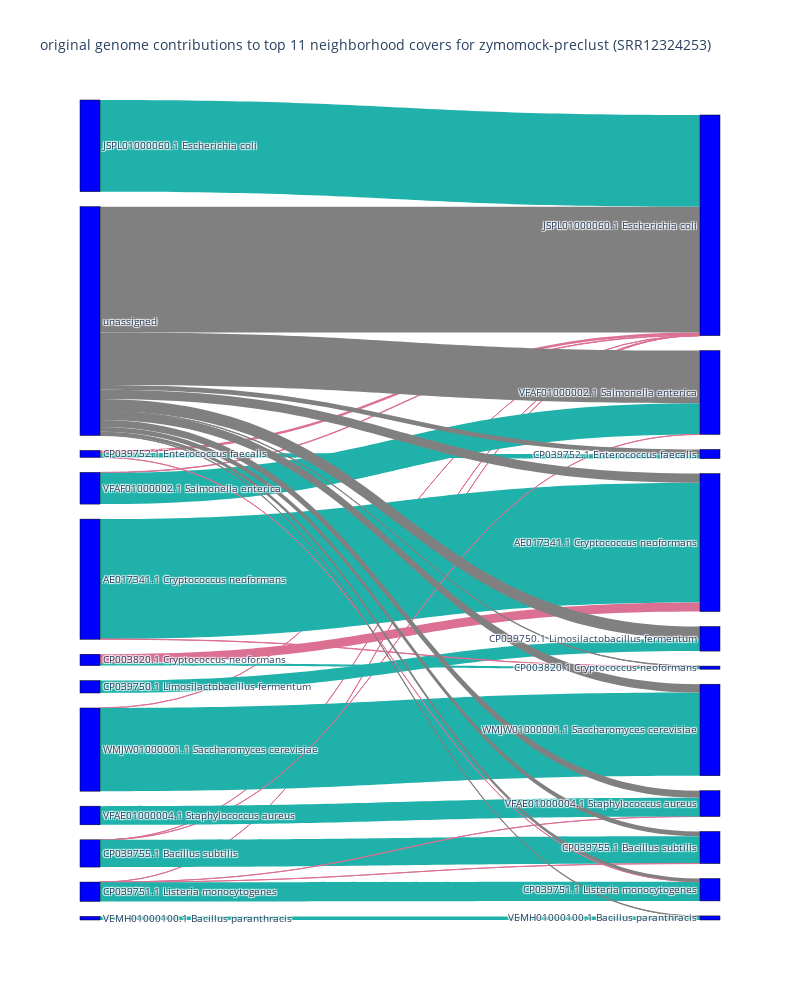

Here is the notebook cell this chart was saved with:
### Code cell
NUM=11
fig = make_fig(NUM)

fig.update_layout(title_text=f"original genome contributions to top {NUM} neighborhood covers for {name} ({acc})", font_size=10)
fig.update_layout(width=800, height=1000)
fig.show()

### Figure 1 — Plotly figure (JSON) as saved in the notebook; plotly's stock layout.template omitted (floating-point values rounded to 4 significant figures)
{"data": [{"link": {"color": ["lightseagreen", "palevioletred", "palevioletred", "palevioletred", "palevioletred", "palevioletred", "lightseagreen", "palevioletred", "lightseagreen", "lightseagreen", "palevioletred", "lightseagreen", "palevioletred", "palevioletred", "lightseagreen", "lightseagreen", "lightseagreen", "palevioletred", "lightseagreen", "lightseagreen", "palevioletred", "lightseagreen", "grey", "grey", "grey", "grey", "grey", "grey", "grey", "grey", "grey", "grey", "grey"], "label": ["", "", "", "", "", "", "", "", "", "", "", "", "", "", "", "", "", "", "", "", "", "", "", "", "", "", "", "", "", "", "", "", ""], "source": [1, 2, 3, 4, 5, 9, 0, 8, 2, 3, 4, 4, 5, 5, 6, 7, 5, 9, 9, 10, 0, 8, 11, 11, 11, 11, 11, 11, 11, 11, 11, 11, 11], "target": [12, 12, 12, 12, 12, 12, 13, 13, 14, 15, 15, 16, 16, 17, 17, 18, 19, 19, 20, 21, 22, 22, 12, 13, 14, 15, 16, 17, 18, 19, 20, 21, 22], "value": [13335, 5, 66, 5, 7, 384, 17440, 1304, 12097, 4546, 1, 3959, 1, 5, 2712, 1800, 2800, 1, 627, 524, 41, 350, 18297, 1320, 1220, 7648, 701, 1032, 1776, 454, 706, 70, 63]}, "node": {"color": "blue", "label": ["AE017341.1 Cryptococcus neoformans", "JSPL01000060.1 Escherichia coli", "WMJW01000001.1 Saccharomyces cerevisiae", "VFAF01000002.1 Salmonella enterica", "CP039755.1 Bacillus subtilis", "CP039751.1 Listeria monocytogenes", "VFAE01000004.1 Staphylococcus aureus", "CP039750.1 Limosilactobacillus fermentum", "CP003820.1 Cryptococcus neoformans", "CP039752.1 Enterococcus faecalis", "VEMH01000100.1 Bacillus paranthracis", "unassigned", "JSPL01000060.1 Escherichia coli", "AE017341.1 Cryptococcus neoformans", "WMJW01000001.1 Saccharomyces cerevisiae", "VFAF01000002.1 Salmonella enterica", "CP039755.1 Bacillus subtilis", "VFAE01000004.1 Staphylococcus aureus", "CP039750.1 Limosilactobacillus fermentum", "CP039751.1 Listeria monocytogenes", "CP039752.1 Enterococcus faecalis", "VEMH01000100.1 Bacillus paranthracis", "CP003820.1 Cryptococcus neoformans"], "line": {"color": "black", "width": 0.5}, "pad": 15, "thickness": 20}, "type": "sankey"}], "layout": {"font": {"size": 10}, "height": 1000, "title": {"text": "original genome contributions to top 11 neighborhood covers for zymomock-preclust (SRR12324253)"}, "width": 800}}
